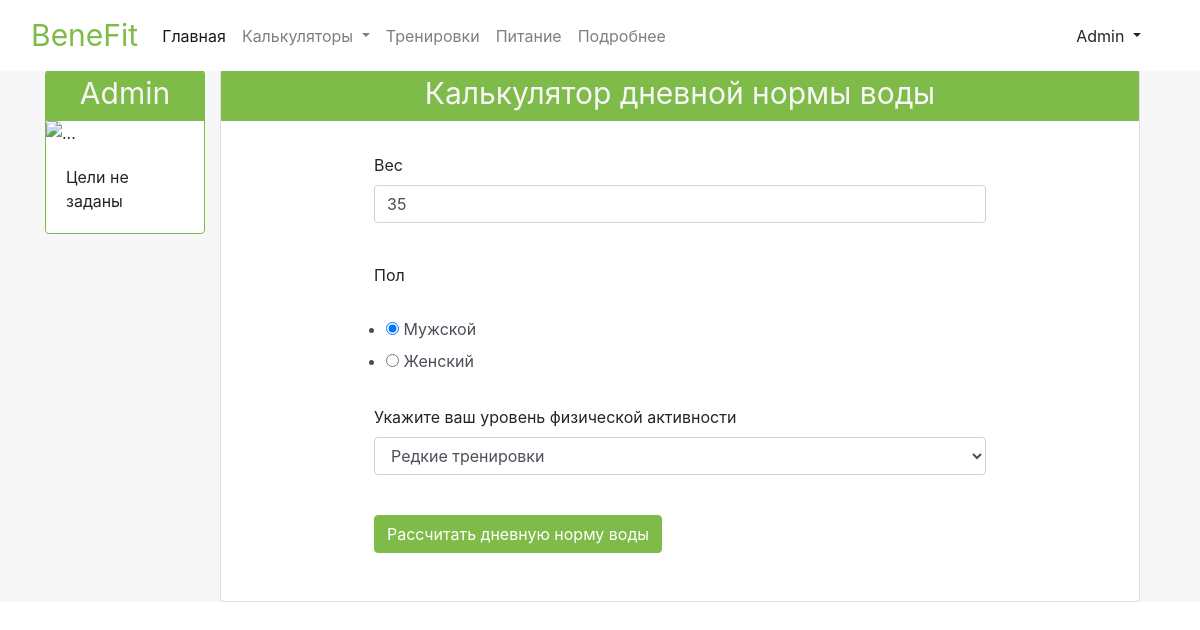
Page /calculators/water (signed in) on the earlier database version.
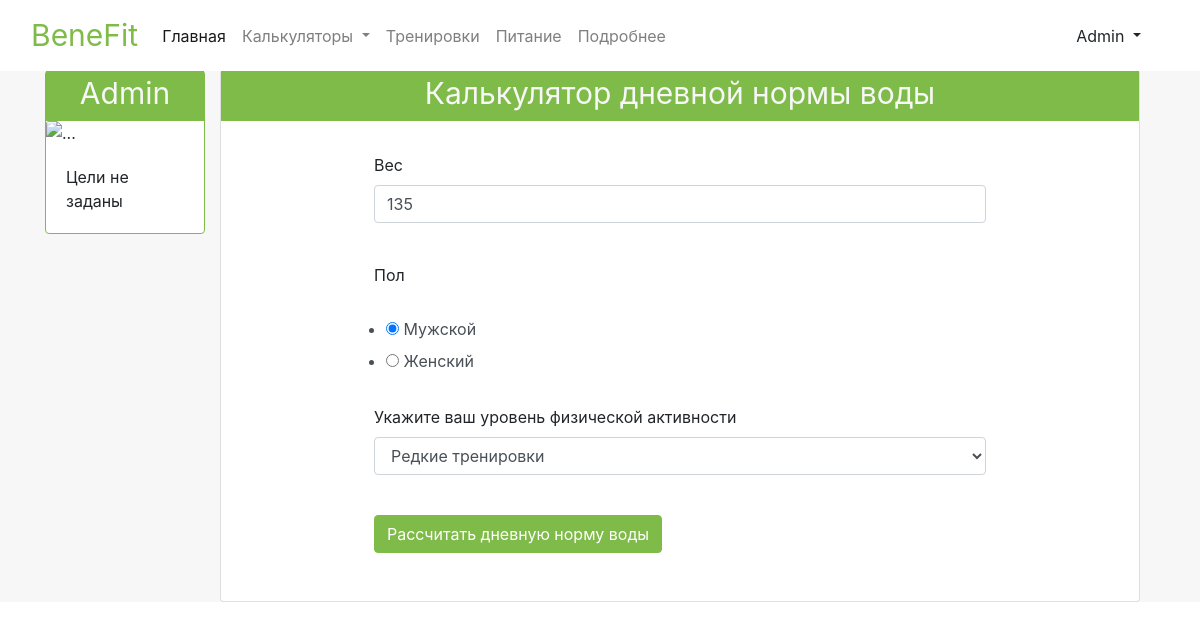
Same page on the later database version.
### data/user_login.py (models this page shows, shortened)
class User_login(SqlAlchemyBase, UserMixin):
    __tablename__ = 'user_login'
    id = sqlalchemy.Column(sqlalchemy.Integer,
                           primary_key=True, autoincrement=True, nullable=True)
    name = sqlalchemy.Column(sqlalchemy.String, nullable=True)
    about = sqlalchemy.Column(sqlalchemy.String, nullable=True)
    email = sqlalchemy.Column(sqlalchemy.String,
                              index=True, unique=True, nullable=True)
    hashed_password = sqlalchemy.Column(sqlalchemy.String, nullable=True)
    created_date = sqlalchemy.Column(sqlalchemy.DateTime,
                                     default=datetime.datetime.now)
    user_inputs = orm.relation("User_inputs", back_populates='user_login')

### data/user_inputs.py (models this page shows)
class User_inputs(SqlAlchemyBase, UserMixin):
    __tablename__ = 'user_inputs'
    user_id = sqlalchemy.Column(sqlalchemy.Integer,
                                sqlalchemy.ForeignKey("user_login.id"),
                                primary_key=True, autoincrement=True, nullable=True)
    height = sqlalchemy.Column(sqlalchemy.Integer, nullable=True)
    weight = sqlalchemy.Column(sqlalchemy.Integer, nullable=True)
    age = sqlalchemy.Column(sqlalchemy.Integer, nullable=True)
    gender = sqlalchemy.Column(sqlalchemy.String, nullable=True)
    activity = sqlalchemy.Column(sqlalchemy.Integer, nullable=True)
    wrists = sqlalchemy.Column(sqlalchemy.Integer, nullable=True)
    waist = sqlalchemy.Column(sqlalchemy.Integer, nullable=True)
    neck = sqlalchemy.Column(sqlalchemy.Integer, nullable=True)
    hip = sqlalchemy.Column(sqlalchemy.Integer, nullable=True)
    user_login = orm.relation('User_login')

### main.py (the view, shortened to what this page needs)
@app.route("/calculators/water", methods=['GET', "POST"])
def water_calculator_page():
    form = WaterCalculatorForm()
    if current_user.is_authenticated:
        db_sess = db_session.create_session()
        current_user_inputs = db_sess.query(User_inputs).filter(
            User_inputs.user_id == current_user.id).first()
        form.weight.data = current_user_inputs.weight
        form.gender.data = current_user_inputs.gender
        form.activity.data = str(current_user_inputs.activity)
    return render_template("water_calculator.html",
                           title='Калькулятор дневной нормы воды', form=form)

### forms/water_calculator_form.py
class WaterCalculatorForm(FlaskForm):
    gender = RadioField('Пол', choices=['Мужской', 'Женский'])
    weight = IntegerField('Вес', validators=[DataRequired()])
    activity = SelectField(u'Укажите ваш уровень физической активности',
                           choices=[(0, 'Сидячий образ жизни'),
                                    (1, 'Редкие тренировки'),
                                    (2, 'Тренировки 3 - 4 раза в неделю'),
                                    (3, 'Тренировки 5 - 6 раз в неделю'),
                                    (4, 'Ежедневные интенсивные тренировки')],
                           validators=[DataRequired()])
    submit = SubmitField('Рассчитать дневную норму воды')

### data/db_session.py (called while the page is built)
def create_session() -> Session:
    global __factory
    return __factory()

### main.py (called while the page is built)
@login_manager.user_loader
def load_user(user_id):
    db_sess = db_session.create_session()
    return db_sess.query(User_login).get(user_id)

### templates/water_calculator.html (shortened to what this page needs)
{% extends "calculator_template.html" %}
{% block calculator_content %}
        	<p>
        	    {{ form.weight.label }}<br>
        	    {{ form.weight(class="form-control", type="number", min='20', max='500') }}<br>
        	</p>
          <p>
              {{ form.gender.label }}<br>
              {{ form.gender(class="form-control form-field-gender", type="string") }}<br>
          </p>
          <p>
              {{ form.activity.label }}<br>
              {{ form.activity(class="form-control", type="select") }}<br>
          </p>
        	<p>{{ form.submit(type="submit", class="btn calculator-btn") }}</p>
{% endblock %}

### templates/calculator_template.html
{% extends "base.html" %}
{% block content %}
	<div class="card  row justify-content--center" style="width: 100%;">
        <div class="card-head main-card-head">{{ title }}</div>
    	<form action="" method="post" class='col-md-8 m-auto calculator-form'>
    		{% block calculator_content %}{% endblock %}
    	</form>
{% endblock %}

### templates/base.html (shortened to what this page needs)
<!doctype html>
<html lang="en">
<head>
    <link rel="stylesheet"
          href="https://stackpath.bootstrapcdn.com/bootstrap/4.4.1/css/bootstrap.min.css"
>
    <link rel="stylesheet"
          href="../static/css/style.css">
</head>
<body>
  <nav class="navbar navbar-expand-lg navbar-light bg-light nav fixed-top">
  <div class="container-fluid">
    <a class="nav-brand navbar-brand" href="/">BeneFit</a>
    <div class="collapse navbar-collapse" id="navbarNavDropdown">
      <ul class="navbar-nav">
        <li class="nav-item">
          <a class="nav-link active" aria-current="page" href="/">Главная</a>
        </li>
        <li class="nav-item dropdown">
          <a class="nav-link dropdown-toggle" href="#" id="navbarDropdownMenuLink" role="button" data-bs-toggle="dropdown" aria-expanded="false">
          Калькуляторы
          </a>
        </li>
        <li class="nav-item">
          <a class="nav-link" href="#">Тренировки</a>
        </li>
        <li class="nav-item">
          <a class="nav-link" href="#">Питание</a>
        </li>
        <li class="nav-item">
          <a class="nav-link" href="#">Подробнее</a>
        </li>
      </ul>
      <div class="container-fluid">
        <form class="d-flex flex-space-between">
              {% if current_user.is_authenticated %}
    <div class="btn-group dropstart">
  <a type="button" class="btn dropdown-toggle" data-bs-toggle="dropdown" aria-expanded="false">
    {{ current_user.name }}
  </a>
</div>
{% else %}
    <p>
        <a class="btn nav-btn-reg" href="/register">Зарегистрироваться</a>
        <a class="btn nav-btn-auth" href="/login">Войти</a>
    </p>
{% endif %}
        </form>
      </div>
    </div>
  </div>
</nav>
<main role="main" >
  <div  class="container">
    <div class="row">
      <div class="col-md-2 col-sm-3 col-xs-12 sidebar">
        <div class="card sidebar-card" style="width: 100%;">
          <div class="card-head sidebar-card-head">{{ current_user.name }}</div>
          <img src="https://avatars.yandex.net/get-yapic/0/0-0/islands-retina-50" class="card-img-top" alt="...">
          <div class="card-body sidebar-card-body">
            <p class="card-text">Цели не заданы</p>
          </div>
        </div>
      </div>
      <div class="col-md-10 col-sm-9 content">
        {% block content %}{% endblock %}
      </div>
    </div>
  </div>
</main>
</body>
</html>

### static/css/style.css (style rules this page uses)
* { margin: 0; padding: 0; box-sizing: border-box; }
.nav { background-color: #fff !important; }
.nav-brand { color: #7fbb48 !important; font-size: 30px; color: #fff; }
.calculator-form { padding: 2rem 0; }
.form-field-gender { border: none; }
main { background: #f7f7f7; margin-top: 70px; }
.card-head { background-color: #7fbb48; text-align: center; height: 50px; font-size: 30px; color: #f7f7f7; }
.sidebar-card { border: 1px solid #7fbb48; }
.sidebar-card-head { background-color: #7fbb48; }
.calculator-btn { background-color: #7fbb48; border-color: #7fbb48; color: #fff; }

Differences in the rows shown:
changed User_inputs "☑ Мужской ☐ Женский": weight "35" → "135"
